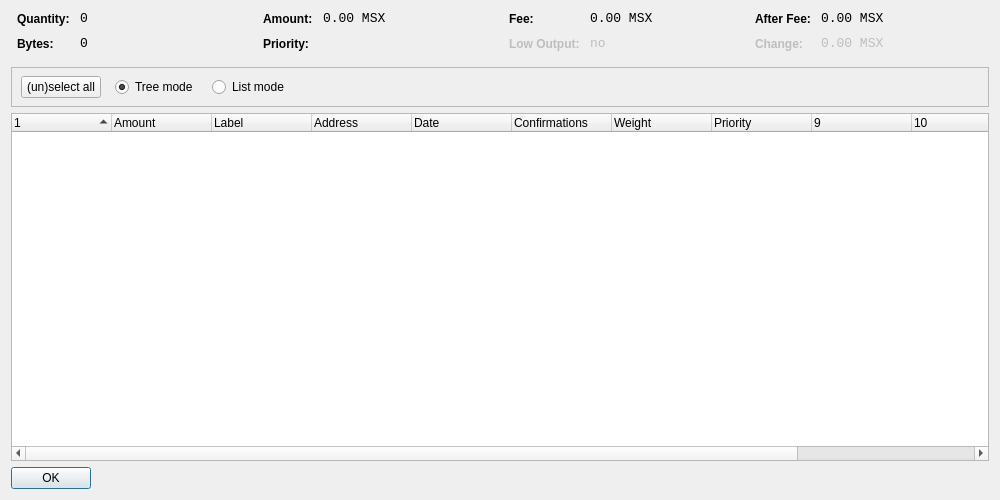
<?xml version="1.0" encoding="UTF-8"?>
<ui version="4.0">
 <class>CoinControlDialog</class>
 <widget class="QWidget" name="CoinControlDialog">
  <property name="geometry">
   <rect>
    <x>0</x>
    <y>0</y>
    <width>1000</width>
    <height>500</height>
   </rect>
  </property>
  <property name="windowTitle">
   <string>Coin Control</string>
  </property>
  <layout class="QVBoxLayout" name="verticalLayout">
   <item>
    <layout class="QHBoxLayout" name="horizontalLayoutTop" stretch="0,0,0,0">
     <property name="topMargin">
      <number>0</number>
     </property>
     <property name="bottomMargin">
      <number>10</number>
     </property>
     <item>
      <layout class="QFormLayout" name="formLayoutCoinControl1">
       <property name="horizontalSpacing">
        <number>10</number>
       </property>
       <property name="verticalSpacing">
        <number>10</number>
       </property>
       <property name="leftMargin">
        <number>6</number>
       </property>
       <property name="rightMargin">
        <number>6</number>
       </property>
       <item row="0" column="0">
        <widget class="QLabel" name="labelCoinControlQuantityText">
         <property name="styleSheet">
          <string notr="true">font-weight:bold;</string>
         </property>
         <property name="text">
          <string>Quantity:</string>
         </property>
        </widget>
       </item>
       <item row="0" column="1">
        <widget class="QLabel" name="labelCoinControlQuantity">
         <property name="font">
          <font>
           <family>Monospace</family>
           <pointsize>10</pointsize>
          </font>
         </property>
         <property name="cursor">
          <cursorShape>IBeamCursor</cursorShape>
         </property>
         <property name="contextMenuPolicy">
          <enum>Qt::ActionsContextMenu</enum>
         </property>
         <property name="text">
          <string notr="true">0</string>
         </property>
         <property name="textInteractionFlags">
          <set>Qt::LinksAccessibleByMouse|Qt::TextSelectableByKeyboard|Qt::TextSelectableByMouse</set>
         </property>
        </widget>
       </item>
       <item row="1" column="0">
        <widget class="QLabel" name="labelCoinControlBytesText">
         <property name="styleSheet">
          <string notr="true">font-weight:bold;</string>
         </property>
         <property name="text">
          <string>Bytes:</string>
         </property>
        </widget>
       </item>
       <item row="1" column="1">
        <widget class="QLabel" name="labelCoinControlBytes">
         <property name="font">
          <font>
           <family>Monospace</family>
           <pointsize>10</pointsize>
          </font>
         </property>
         <property name="cursor">
          <cursorShape>IBeamCursor</cursorShape>
         </property>
         <property name="contextMenuPolicy">
          <enum>Qt::ActionsContextMenu</enum>
         </property>
         <property name="text">
          <string notr="true">0</string>
         </property>
         <property name="textInteractionFlags">
          <set>Qt::LinksAccessibleByMouse|Qt::TextSelectableByKeyboard|Qt::TextSelectableByMouse</set>
         </property>
        </widget>
       </item>
      </layout>
     </item>
     <item>
      <layout class="QFormLayout" name="formLayoutCoinControl2">
       <property name="horizontalSpacing">
        <number>10</number>
       </property>
       <property name="verticalSpacing">
        <number>10</number>
       </property>
       <property name="leftMargin">
        <number>6</number>
       </property>
       <property name="rightMargin">
        <number>6</number>
       </property>
       <item row="0" column="0">
        <widget class="QLabel" name="labelCoinControlAmountText">
         <property name="styleSheet">
          <string notr="true">font-weight:bold;</string>
         </property>
         <property name="text">
          <string>Amount:</string>
         </property>
        </widget>
       </item>
       <item row="0" column="1">
        <widget class="QLabel" name="labelCoinControlAmount">
         <property name="font">
          <font>
           <family>Monospace</family>
           <pointsize>10</pointsize>
          </font>
         </property>
         <property name="cursor">
          <cursorShape>IBeamCursor</cursorShape>
         </property>
         <property name="contextMenuPolicy">
          <enum>Qt::ActionsContextMenu</enum>
         </property>
         <property name="text">
          <string notr="true">0.00 MSX</string>
         </property>
         <property name="textInteractionFlags">
          <set>Qt::LinksAccessibleByMouse|Qt::TextSelectableByKeyboard|Qt::TextSelectableByMouse</set>
         </property>
        </widget>
       </item>
       <item row="1" column="0">
        <widget class="QLabel" name="labelCoinControlPriorityText">
         <property name="styleSheet">
          <string notr="true">font-weight:bold;</string>
         </property>
         <property name="text">
          <string>Priority:</string>
         </property>
        </widget>
       </item>
       <item row="1" column="1">
        <widget class="QLabel" name="labelCoinControlPriority">
         <property name="font">
          <font>
           <family>Monospace</family>
           <pointsize>10</pointsize>
          </font>
         </property>
         <property name="cursor">
          <cursorShape>IBeamCursor</cursorShape>
         </property>
         <property name="contextMenuPolicy">
          <enum>Qt::ActionsContextMenu</enum>
         </property>
         <property name="text">
          <string/>
         </property>
         <property name="textInteractionFlags">
          <set>Qt::LinksAccessibleByMouse|Qt::TextSelectableByKeyboard|Qt::TextSelectableByMouse</set>
         </property>
        </widget>
       </item>
      </layout>
     </item>
     <item>
      <layout class="QFormLayout" name="formLayoutCoinControl3">
       <property name="horizontalSpacing">
        <number>10</number>
       </property>
       <property name="verticalSpacing">
        <number>10</number>
       </property>
       <property name="leftMargin">
        <number>6</number>
       </property>
       <property name="rightMargin">
        <number>6</number>
       </property>
       <item row="0" column="0">
        <widget class="QLabel" name="labelCoinControlFeeText">
         <property name="styleSheet">
          <string notr="true">font-weight:bold;</string>
         </property>
         <property name="text">
          <string>Fee:</string>
         </property>
        </widget>
       </item>
       <item row="0" column="1">
        <widget class="QLabel" name="labelCoinControlFee">
         <property name="font">
          <font>
           <family>Monospace</family>
           <pointsize>10</pointsize>
          </font>
         </property>
         <property name="cursor">
          <cursorShape>IBeamCursor</cursorShape>
         </property>
         <property name="contextMenuPolicy">
          <enum>Qt::ActionsContextMenu</enum>
         </property>
         <property name="text">
          <string notr="true">0.00 MSX</string>
         </property>
         <property name="textInteractionFlags">
          <set>Qt::LinksAccessibleByMouse|Qt::TextSelectableByKeyboard|Qt::TextSelectableByMouse</set>
         </property>
        </widget>
       </item>
       <item row="1" column="0">
        <widget class="QLabel" name="labelCoinControlLowOutputText">
         <property name="enabled">
          <bool>false</bool>
         </property>
         <property name="styleSheet">
          <string notr="true">font-weight:bold;</string>
         </property>
         <property name="text">
          <string>Low Output:</string>
         </property>
        </widget>
       </item>
       <item row="1" column="1">
        <widget class="QLabel" name="labelCoinControlLowOutput">
         <property name="enabled">
          <bool>false</bool>
         </property>
         <property name="font">
          <font>
           <family>Monospace</family>
           <pointsize>10</pointsize>
          </font>
         </property>
         <property name="cursor">
          <cursorShape>IBeamCursor</cursorShape>
         </property>
         <property name="contextMenuPolicy">
          <enum>Qt::ActionsContextMenu</enum>
         </property>
         <property name="text">
          <string>no</string>
         </property>
         <property name="textInteractionFlags">
          <set>Qt::LinksAccessibleByMouse|Qt::TextSelectableByKeyboard|Qt::TextSelectableByMouse</set>
         </property>
        </widget>
       </item>
      </layout>
     </item>
     <item>
      <layout class="QFormLayout" name="formLayoutCoinControl4">
       <property name="horizontalSpacing">
        <number>10</number>
       </property>
       <property name="verticalSpacing">
        <number>10</number>
       </property>
       <property name="leftMargin">
        <number>6</number>
       </property>
       <property name="rightMargin">
        <number>6</number>
       </property>
       <item row="0" column="0">
        <widget class="QLabel" name="labelCoinControlAfterFeeText">
         <property name="styleSheet">
          <string notr="true">font-weight:bold;</string>
         </property>
         <property name="text">
          <string>After Fee:</string>
         </property>
        </widget>
       </item>
       <item row="0" column="1">
        <widget class="QLabel" name="labelCoinControlAfterFee">
         <property name="font">
          <font>
           <family>Monospace</family>
           <pointsize>10</pointsize>
          </font>
         </property>
         <property name="cursor">
          <cursorShape>IBeamCursor</cursorShape>
         </property>
         <property name="contextMenuPolicy">
          <enum>Qt::ActionsContextMenu</enum>
         </property>
         <property name="text">
          <string notr="true">0.00 MSX</string>
         </property>
         <property name="textInteractionFlags">
          <set>Qt::LinksAccessibleByMouse|Qt::TextSelectableByKeyboard|Qt::TextSelectableByMouse</set>
         </property>
        </widget>
       </item>
       <item row="1" column="0">
        <widget class="QLabel" name="labelCoinControlChangeText">
         <property name="enabled">
          <bool>false</bool>
         </property>
         <property name="styleSheet">
          <string notr="true">font-weight:bold;</string>
         </property>
         <property name="text">
          <string>Change:</string>
         </property>
        </widget>
       </item>
       <item row="1" column="1">
        <widget class="QLabel" name="labelCoinControlChange">
         <property name="enabled">
          <bool>false</bool>
         </property>
         <property name="font">
          <font>
           <family>Monospace</family>
           <pointsize>10</pointsize>
          </font>
         </property>
         <property name="cursor">
          <cursorShape>IBeamCursor</cursorShape>
         </property>
         <property name="contextMenuPolicy">
          <enum>Qt::ActionsContextMenu</enum>
         </property>
         <property name="text">
          <string notr="true">0.00 MSX</string>
         </property>
         <property name="textInteractionFlags">
          <set>Qt::LinksAccessibleByMouse|Qt::TextSelectableByKeyboard|Qt::TextSelectableByMouse</set>
         </property>
        </widget>
       </item>
      </layout>
     </item>
    </layout>
   </item>
   <item>
    <widget class="QFrame" name="frame">
     <property name="minimumSize">
      <size>
       <width>0</width>
       <height>40</height>
      </size>
     </property>
     <property name="frameShape">
      <enum>QFrame::StyledPanel</enum>
     </property>
     <property name="frameShadow">
      <enum>QFrame::Sunken</enum>
     </property>
     <widget class="QWidget" name="horizontalLayoutWidget">
      <property name="geometry">
       <rect>
        <x>10</x>
        <y>0</y>
        <width>781</width>
        <height>41</height>
       </rect>
      </property>
      <layout class="QHBoxLayout" name="horizontalLayoutPanel" stretch="0,0,0,0">
       <property name="spacing">
        <number>14</number>
       </property>
       <item>
        <widget class="QPushButton" name="pushButtonSelectAll">
         <property name="sizePolicy">
          <sizepolicy hsizetype="Maximum" vsizetype="Fixed">
           <horstretch>0</horstretch>
           <verstretch>0</verstretch>
          </sizepolicy>
         </property>
         <property name="text">
          <string>(un)select all</string>
         </property>
        </widget>
       </item>
       <item>
        <widget class="QRadioButton" name="radioTreeMode">
         <property name="sizePolicy">
          <sizepolicy hsizetype="Maximum" vsizetype="Fixed">
           <horstretch>0</horstretch>
           <verstretch>0</verstretch>
          </sizepolicy>
         </property>
         <property name="text">
          <string>Tree mode</string>
         </property>
         <property name="checked">
          <bool>true</bool>
         </property>
        </widget>
       </item>
       <item>
        <widget class="QRadioButton" name="radioListMode">
         <property name="sizePolicy">
          <sizepolicy hsizetype="Maximum" vsizetype="Fixed">
           <horstretch>0</horstretch>
           <verstretch>0</verstretch>
          </sizepolicy>
         </property>
         <property name="text">
          <string>List mode</string>
         </property>
        </widget>
       </item>
       <item>
        <spacer name="horizontalSpacer">
         <property name="orientation">
          <enum>Qt::Horizontal</enum>
         </property>
         <property name="sizeHint" stdset="0">
          <size>
           <width>40</width>
           <height>20</height>
          </size>
         </property>
        </spacer>
       </item>
      </layout>
     </widget>
    </widget>
   </item>
   <item>
    <widget class="CoinControlTreeWidget" name="treeWidget">
     <property name="contextMenuPolicy">
      <enum>Qt::CustomContextMenu</enum>
     </property>
     <property name="sortingEnabled">
      <bool>false</bool>
     </property>
     <property name="columnCount">
      <number>12</number>
     </property>
     <attribute name="headerShowSortIndicator" stdset="0">
      <bool>true</bool>
     </attribute>
     <attribute name="headerStretchLastSection">
      <bool>false</bool>
     </attribute>
     <column>
      <property name="text">
       <string/>
      </property>
     </column>
     <column>
      <property name="text">
       <string>Amount</string>
      </property>
     </column>
     <column>
      <property name="text">
       <string>Label</string>
      </property>
     </column>
     <column>
      <property name="text">
       <string>Address</string>
      </property>
     </column>
     <column>
      <property name="text">
       <string>Date</string>
      </property>
     </column>
     <column>
      <property name="text">
       <string>Confirmations</string>
      </property>
      <property name="toolTip">
       <string>Confirmed</string>
      </property>
     </column>
     <column>
      <property name="text">
       <string>Weight</string>
      </property>
     </column>
     <column>
      <property name="text">
       <string>Priority</string>
      </property>
     </column>
     <column>
      <property name="text">
       <string/>
      </property>
     </column>
     <column>
      <property name="text">
       <string/>
      </property>
     </column>
     <column>
      <property name="text">
       <string/>
      </property>
     </column>
     <column>
      <property name="text">
       <string/>
      </property>
     </column>
    </widget>
   </item>
   <item>
    <widget class="QDialogButtonBox" name="buttonBox">
     <property name="sizePolicy">
      <sizepolicy hsizetype="Maximum" vsizetype="Fixed">
       <horstretch>0</horstretch>
       <verstretch>0</verstretch>
      </sizepolicy>
     </property>
     <property name="orientation">
      <enum>Qt::Horizontal</enum>
     </property>
     <property name="standardButtons">
      <set>QDialogButtonBox::Ok</set>
     </property>
    </widget>
   </item>
  </layout>
 </widget>
 <customwidgets>
  <customwidget>
   <class>CoinControlTreeWidget</class>
   <extends>QTreeWidget</extends>
   <header>coincontroltreewidget.h</header>
  </customwidget>
 </customwidgets>
 <resources/>
 <connections/>
</ui>
